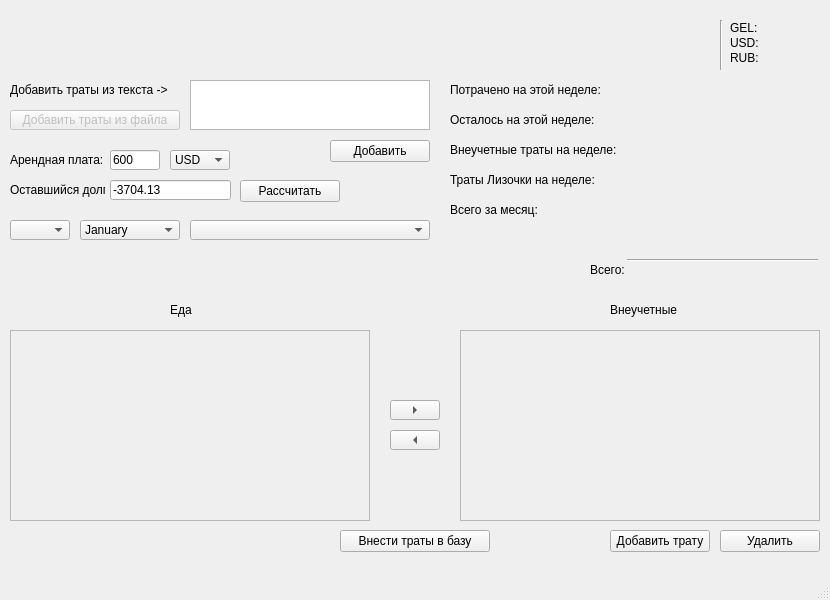
<?xml version="1.0" encoding="UTF-8"?>
<ui version="4.0">
 <class>MainWindow</class>
 <widget class="QMainWindow" name="MainWindow">
  <property name="geometry">
   <rect>
    <x>0</x>
    <y>0</y>
    <width>830</width>
    <height>600</height>
   </rect>
  </property>
  <property name="windowTitle">
   <string>MainWindow</string>
  </property>
  <widget class="QWidget" name="centralwidget">
   <widget class="QLabel" name="paidOutThisWeekLabel">
    <property name="geometry">
     <rect>
      <x>450</x>
      <y>80</y>
      <width>180</width>
      <height>20</height>
     </rect>
    </property>
    <property name="text">
     <string>Потрачено на этой неделе:</string>
    </property>
   </widget>
   <widget class="QLabel" name="remainedThisWeekLabel">
    <property name="geometry">
     <rect>
      <x>450</x>
      <y>110</y>
      <width>180</width>
      <height>20</height>
     </rect>
    </property>
    <property name="text">
     <string>Осталось на этой неделе:</string>
    </property>
   </widget>
   <widget class="QLabel" name="paidOutThisWeekNum">
    <property name="geometry">
     <rect>
      <x>630</x>
      <y>80</y>
      <width>50</width>
      <height>20</height>
     </rect>
    </property>
    <property name="text">
     <string/>
    </property>
   </widget>
   <widget class="QLabel" name="remainedThisWeekNum">
    <property name="geometry">
     <rect>
      <x>630</x>
      <y>110</y>
      <width>50</width>
      <height>20</height>
     </rect>
    </property>
    <property name="text">
     <string/>
    </property>
   </widget>
   <widget class="QLabel" name="dateLabel">
    <property name="geometry">
     <rect>
      <x>10</x>
      <y>20</y>
      <width>701</width>
      <height>50</height>
     </rect>
    </property>
    <property name="font">
     <font>
      <pointsize>30</pointsize>
      <bold>true</bold>
     </font>
    </property>
    <property name="text">
     <string/>
    </property>
   </widget>
   <widget class="QTextEdit" name="addExpensesTextEdit">
    <property name="geometry">
     <rect>
      <x>190</x>
      <y>80</y>
      <width>240</width>
      <height>50</height>
     </rect>
    </property>
    <property name="cursor" stdset="0">
     <cursorShape>IBeamCursor</cursorShape>
    </property>
   </widget>
   <widget class="QLabel" name="addExpensesLabel">
    <property name="geometry">
     <rect>
      <x>10</x>
      <y>80</y>
      <width>170</width>
      <height>20</height>
     </rect>
    </property>
    <property name="text">
     <string>Добавить траты из текста -&gt;</string>
    </property>
   </widget>
   <widget class="QPushButton" name="addExpensesTextBtn">
    <property name="geometry">
     <rect>
      <x>330</x>
      <y>140</y>
      <width>100</width>
      <height>22</height>
     </rect>
    </property>
    <property name="cursor">
     <cursorShape>PointingHandCursor</cursorShape>
    </property>
    <property name="text">
     <string>Добавить</string>
    </property>
    <property name="autoDefault">
     <bool>false</bool>
    </property>
   </widget>
   <widget class="QPushButton" name="addExpensesFileBtn">
    <property name="enabled">
     <bool>false</bool>
    </property>
    <property name="geometry">
     <rect>
      <x>10</x>
      <y>110</y>
      <width>170</width>
      <height>20</height>
     </rect>
    </property>
    <property name="text">
     <string>Добавить траты из файла</string>
    </property>
    <property name="checkable">
     <bool>false</bool>
    </property>
   </widget>
   <widget class="QLabel" name="FoodLabel">
    <property name="geometry">
     <rect>
      <x>170</x>
      <y>300</y>
      <width>60</width>
      <height>20</height>
     </rect>
    </property>
    <property name="text">
     <string>Еда</string>
    </property>
   </widget>
   <widget class="QLabel" name="ExtraLabel">
    <property name="geometry">
     <rect>
      <x>610</x>
      <y>300</y>
      <width>70</width>
      <height>20</height>
     </rect>
    </property>
    <property name="text">
     <string>Внеучетные</string>
    </property>
   </widget>
   <widget class="QToolButton" name="rightToolButton">
    <property name="geometry">
     <rect>
      <x>390</x>
      <y>400</y>
      <width>50</width>
      <height>20</height>
     </rect>
    </property>
    <property name="cursor">
     <cursorShape>PointingHandCursor</cursorShape>
    </property>
    <property name="text">
     <string>...</string>
    </property>
    <property name="arrowType">
     <enum>Qt::ArrowType::RightArrow</enum>
    </property>
   </widget>
   <widget class="QToolButton" name="leftToolButton">
    <property name="geometry">
     <rect>
      <x>390</x>
      <y>430</y>
      <width>50</width>
      <height>20</height>
     </rect>
    </property>
    <property name="cursor">
     <cursorShape>PointingHandCursor</cursorShape>
    </property>
    <property name="text">
     <string>...</string>
    </property>
    <property name="arrowType">
     <enum>Qt::ArrowType::LeftArrow</enum>
    </property>
   </widget>
   <widget class="QScrollArea" name="ScrollAreaExpenses">
    <property name="geometry">
     <rect>
      <x>10</x>
      <y>330</y>
      <width>360</width>
      <height>191</height>
     </rect>
    </property>
    <property name="widgetResizable">
     <bool>true</bool>
    </property>
    <widget class="QWidget" name="gridLayoutExpenses">
     <property name="geometry">
      <rect>
       <x>0</x>
       <y>0</y>
       <width>358</width>
       <height>189</height>
      </rect>
     </property>
    </widget>
   </widget>
   <widget class="QPushButton" name="removeExpensesBtn">
    <property name="geometry">
     <rect>
      <x>720</x>
      <y>530</y>
      <width>100</width>
      <height>22</height>
     </rect>
    </property>
    <property name="cursor">
     <cursorShape>PointingHandCursor</cursorShape>
    </property>
    <property name="text">
     <string>Удалить</string>
    </property>
    <property name="autoDefault">
     <bool>false</bool>
    </property>
   </widget>
   <widget class="QPushButton" name="addExpensesToDBBtn">
    <property name="geometry">
     <rect>
      <x>610</x>
      <y>530</y>
      <width>100</width>
      <height>22</height>
     </rect>
    </property>
    <property name="cursor">
     <cursorShape>PointingHandCursor</cursorShape>
    </property>
    <property name="text">
     <string>Добавить трату</string>
    </property>
    <property name="autoDefault">
     <bool>false</bool>
    </property>
   </widget>
   <widget class="QScrollArea" name="ScrollAreaExtraExpenses">
    <property name="geometry">
     <rect>
      <x>460</x>
      <y>330</y>
      <width>360</width>
      <height>191</height>
     </rect>
    </property>
    <property name="widgetResizable">
     <bool>true</bool>
    </property>
    <widget class="QWidget" name="gridLayoutExtraExpenses">
     <property name="geometry">
      <rect>
       <x>0</x>
       <y>0</y>
       <width>358</width>
       <height>189</height>
      </rect>
     </property>
    </widget>
   </widget>
   <widget class="QPushButton" name="addExpensesToColumns">
    <property name="geometry">
     <rect>
      <x>340</x>
      <y>530</y>
      <width>150</width>
      <height>22</height>
     </rect>
    </property>
    <property name="cursor">
     <cursorShape>PointingHandCursor</cursorShape>
    </property>
    <property name="text">
     <string>Внести траты в базу</string>
    </property>
    <property name="autoDefault">
     <bool>false</bool>
    </property>
   </widget>
   <widget class="QLabel" name="EUR_label">
    <property name="geometry">
     <rect>
      <x>730</x>
      <y>20</y>
      <width>30</width>
      <height>15</height>
     </rect>
    </property>
    <property name="font">
     <font>
      <pointsize>9</pointsize>
     </font>
    </property>
    <property name="text">
     <string>GEL:</string>
    </property>
   </widget>
   <widget class="QLabel" name="USD_label">
    <property name="geometry">
     <rect>
      <x>730</x>
      <y>35</y>
      <width>30</width>
      <height>15</height>
     </rect>
    </property>
    <property name="text">
     <string>USD:</string>
    </property>
   </widget>
   <widget class="QLabel" name="RUB_label">
    <property name="geometry">
     <rect>
      <x>730</x>
      <y>50</y>
      <width>30</width>
      <height>15</height>
     </rect>
    </property>
    <property name="text">
     <string>RUB:</string>
    </property>
   </widget>
   <widget class="QLabel" name="GEL_value_label">
    <property name="geometry">
     <rect>
      <x>760</x>
      <y>20</y>
      <width>70</width>
      <height>15</height>
     </rect>
    </property>
    <property name="font">
     <font>
      <pointsize>9</pointsize>
     </font>
    </property>
    <property name="text">
     <string/>
    </property>
   </widget>
   <widget class="QLabel" name="USD_value_label">
    <property name="geometry">
     <rect>
      <x>760</x>
      <y>35</y>
      <width>70</width>
      <height>15</height>
     </rect>
    </property>
    <property name="font">
     <font>
      <pointsize>9</pointsize>
     </font>
    </property>
    <property name="text">
     <string/>
    </property>
   </widget>
   <widget class="QLabel" name="RUB_value_label">
    <property name="geometry">
     <rect>
      <x>760</x>
      <y>50</y>
      <width>70</width>
      <height>15</height>
     </rect>
    </property>
    <property name="font">
     <font>
      <pointsize>9</pointsize>
     </font>
    </property>
    <property name="text">
     <string/>
    </property>
   </widget>
   <widget class="Line" name="line">
    <property name="geometry">
     <rect>
      <x>720</x>
      <y>20</y>
      <width>3</width>
      <height>50</height>
     </rect>
    </property>
    <property name="orientation">
     <enum>Qt::Orientation::Vertical</enum>
    </property>
   </widget>
   <widget class="QLabel" name="unfixExpensesThisWeekNum">
    <property name="geometry">
     <rect>
      <x>630</x>
      <y>140</y>
      <width>50</width>
      <height>20</height>
     </rect>
    </property>
    <property name="text">
     <string/>
    </property>
   </widget>
   <widget class="QLabel" name="unfixExpensesThisWeekLabel">
    <property name="geometry">
     <rect>
      <x>450</x>
      <y>140</y>
      <width>180</width>
      <height>20</height>
     </rect>
    </property>
    <property name="text">
     <string>Внеучетные траты на неделе:</string>
    </property>
   </widget>
   <widget class="QLabel" name="lizaExpensesThisWeekLabel">
    <property name="geometry">
     <rect>
      <x>450</x>
      <y>170</y>
      <width>180</width>
      <height>20</height>
     </rect>
    </property>
    <property name="text">
     <string>Траты Лизочки на неделе:</string>
    </property>
   </widget>
   <widget class="QLabel" name="lizaExpensesThisWeekNum">
    <property name="geometry">
     <rect>
      <x>630</x>
      <y>170</y>
      <width>50</width>
      <height>20</height>
     </rect>
    </property>
    <property name="text">
     <string/>
    </property>
   </widget>
   <widget class="QLabel" name="ExpensesThisMonthLabel">
    <property name="geometry">
     <rect>
      <x>450</x>
      <y>200</y>
      <width>180</width>
      <height>20</height>
     </rect>
    </property>
    <property name="text">
     <string>Всего за месяц:</string>
    </property>
   </widget>
   <widget class="QLabel" name="ExpensesThisMonthNum">
    <property name="geometry">
     <rect>
      <x>630</x>
      <y>200</y>
      <width>181</width>
      <height>45</height>
     </rect>
    </property>
    <property name="text">
     <string/>
    </property>
   </widget>
   <widget class="QLabel" name="monthDatesLabel">
    <property name="geometry">
     <rect>
      <x>450</x>
      <y>220</y>
      <width>180</width>
      <height>11</height>
     </rect>
    </property>
    <property name="font">
     <font>
      <pointsize>8</pointsize>
      <italic>true</italic>
     </font>
    </property>
    <property name="text">
     <string/>
    </property>
   </widget>
   <widget class="Line" name="line_2">
    <property name="geometry">
     <rect>
      <x>627</x>
      <y>250</y>
      <width>191</width>
      <height>20</height>
     </rect>
    </property>
    <property name="orientation">
     <enum>Qt::Orientation::Horizontal</enum>
    </property>
   </widget>
   <widget class="QLabel" name="ExpensesThisMonthLabel_2">
    <property name="geometry">
     <rect>
      <x>590</x>
      <y>260</y>
      <width>41</width>
      <height>20</height>
     </rect>
    </property>
    <property name="text">
     <string>Всего:</string>
    </property>
   </widget>
   <widget class="QLabel" name="ExpensesThisMonthNumOverall">
    <property name="geometry">
     <rect>
      <x>630</x>
      <y>260</y>
      <width>191</width>
      <height>20</height>
     </rect>
    </property>
    <property name="text">
     <string/>
    </property>
   </widget>
   <widget class="QLabel" name="monthlyRentLbl">
    <property name="geometry">
     <rect>
      <x>10</x>
      <y>150</y>
      <width>95</width>
      <height>20</height>
     </rect>
    </property>
    <property name="text">
     <string>Арендная плата:</string>
    </property>
   </widget>
   <widget class="QLineEdit" name="monthlyRentNum">
    <property name="geometry">
     <rect>
      <x>110</x>
      <y>150</y>
      <width>50</width>
      <height>20</height>
     </rect>
    </property>
    <property name="text">
     <string>600</string>
    </property>
   </widget>
   <widget class="QComboBox" name="monthlyRentCurrencyComboBox">
    <property name="geometry">
     <rect>
      <x>170</x>
      <y>150</y>
      <width>60</width>
      <height>20</height>
     </rect>
    </property>
    <item>
     <property name="text">
      <string>USD</string>
     </property>
    </item>
    <item>
     <property name="text">
      <string>EUR</string>
     </property>
    </item>
   </widget>
   <widget class="QLineEdit" name="remainDebtNum">
    <property name="geometry">
     <rect>
      <x>110</x>
      <y>180</y>
      <width>121</width>
      <height>20</height>
     </rect>
    </property>
    <property name="text">
     <string>-3704.13</string>
    </property>
   </widget>
   <widget class="QLabel" name="remainDebtLbl">
    <property name="geometry">
     <rect>
      <x>10</x>
      <y>180</y>
      <width>95</width>
      <height>20</height>
     </rect>
    </property>
    <property name="text">
     <string>Оставшийся долг:</string>
    </property>
   </widget>
   <widget class="QPushButton" name="calcDebtBtn">
    <property name="geometry">
     <rect>
      <x>240</x>
      <y>180</y>
      <width>100</width>
      <height>22</height>
     </rect>
    </property>
    <property name="cursor">
     <cursorShape>PointingHandCursor</cursorShape>
    </property>
    <property name="text">
     <string>Рассчитать</string>
    </property>
    <property name="autoDefault">
     <bool>false</bool>
    </property>
   </widget>
   <widget class="QComboBox" name="yearComboBox">
    <property name="geometry">
     <rect>
      <x>10</x>
      <y>220</y>
      <width>60</width>
      <height>20</height>
     </rect>
    </property>
   </widget>
   <widget class="QComboBox" name="monthComboBox">
    <property name="geometry">
     <rect>
      <x>80</x>
      <y>220</y>
      <width>100</width>
      <height>20</height>
     </rect>
    </property>
    <item>
     <property name="text">
      <string>January</string>
     </property>
    </item>
    <item>
     <property name="text">
      <string>February</string>
     </property>
    </item>
    <item>
     <property name="text">
      <string>March</string>
     </property>
    </item>
    <item>
     <property name="text">
      <string>April</string>
     </property>
    </item>
    <item>
     <property name="text">
      <string>May</string>
     </property>
    </item>
    <item>
     <property name="text">
      <string>June</string>
     </property>
    </item>
    <item>
     <property name="text">
      <string>July</string>
     </property>
    </item>
    <item>
     <property name="text">
      <string>August</string>
     </property>
    </item>
    <item>
     <property name="text">
      <string>September</string>
     </property>
    </item>
    <item>
     <property name="text">
      <string>October</string>
     </property>
    </item>
    <item>
     <property name="text">
      <string>November</string>
     </property>
    </item>
    <item>
     <property name="text">
      <string>December</string>
     </property>
    </item>
   </widget>
   <widget class="QComboBox" name="weekComboBox">
    <property name="geometry">
     <rect>
      <x>190</x>
      <y>220</y>
      <width>240</width>
      <height>20</height>
     </rect>
    </property>
   </widget>
  </widget>
  <widget class="QStatusBar" name="statusbar"/>
  <widget class="QMenuBar" name="menubar">
   <property name="geometry">
    <rect>
     <x>0</x>
     <y>0</y>
     <width>830</width>
     <height>20</height>
    </rect>
   </property>
  </widget>
 </widget>
 <resources/>
 <connections/>
</ui>
